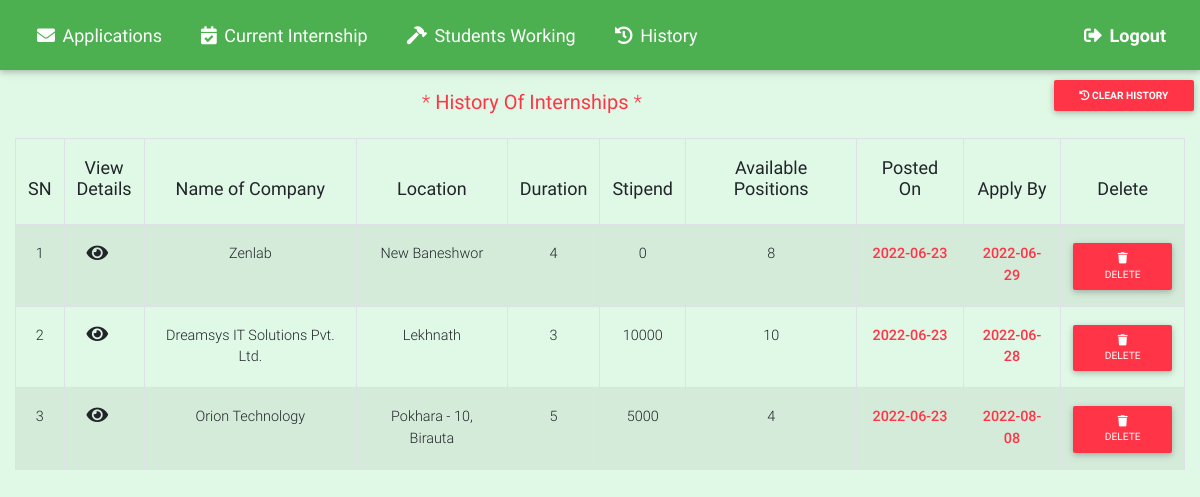
The app's page /admin/internship.php (signed in) with its own data.
### tables this page shows
CREATE TABLE `internships` (
  `id` int(11) NOT NULL,
  `emp_id` int(11) NOT NULL,
  `category` text NOT NULL,
  `postedOn` date NOT NULL DEFAULT current_timestamp(),
  `applyBy` date NOT NULL DEFAULT current_timestamp(),
  `nameOfCompany` text NOT NULL DEFAULT 'Not Mentioned',
  `aboutCompany` text NOT NULL DEFAULT 'Not Mentioned',
  `aboutInternship` text NOT NULL DEFAULT 'Not Mentioned',
  `location` text NOT NULL DEFAULT 'Not Mentioned',
  `perks` text NOT NULL,
  `duration` int(100) NOT NULL,
  `stipend` varchar(100) NOT NULL DEFAULT 'Not Mentioned',
  `positions` int(11) NOT NULL,
  `whoCanApply` text NOT NULL,
  `featured` tinyint(4) NOT NULL DEFAULT 0,
  `deleted` tinyint(4) NOT NULL DEFAULT 0,
  `interview_date` date DEFAULT NULL,
  `url` varchar(200) NOT NULL
);

### admin/internship.php (the view, shortened to what this page needs)
<?php
require_once('includes/header.php');
$currentdate = date('Y-m-d');
?>
<body>
  <a href="./delete.php?deleteAll=1" class="btn btn-sm btn-danger float-right z-depth-0-20" name = 'deleteall' onclick="return confirm('Are you sure want to delete?')"><i class="fa fa-history" aria-hidden="true"></i><b> Clear History</b></a>
    <h5 class="text-center p-3 text-danger">*<b> History Of Internships </b>*</h5>
    <div class="container-fluid table-responsive">
      <table class="table table-striped table-bordered" style="display: table;">
        <thead>
          <th class="text-center">
            <h5 class="h5-responsive"><b>SN</b></h5>
          </th>
          <th class="text-center">
            <h5 class="h5-responsive"><b>View <br>Details</b></h5>
          </th>
          <th class="text-center">
            <h5 class="h5-responsive"><b>Name of Company</b></h5>
          </th>
          <th class="text-center">
            <h5 class="h5-responsive"><b>Location</b></h5>
          </th>
          <th class="text-center">
            <h5 class="h5-responsive"><b>Duration</b></h5>
          </th>
          <th class="text-center">
            <h5 class="h5-responsive"><b>Stipend</b></h5>
          </th>
          <th class="text-center">
            <h5 class="h5-responsive"><b>Available Positions</b></h5>
          </th>
          <th class="text-center">
            <h5 class="h5-responsive"><b>Posted On</b></h5>
          </th>
          <th class="text-center">
            <h5 class="h5-responsive"><b>Apply By</b></h5>
          </th>
          <th class="text-center">
            <h5 class="h5-responsive"><b>Delete</b></h5>
          </th>
        </thead>
        <tbody>
          <?php
          $sql = "SELECT * FROM internships WHERE interview_date < '$currentdate' AND deleted = 0";
          $internships = $db->query($sql);
          $key = 0;
          ?>
          <?php while ($internship = mysqli_fetch_assoc($internships)) :
            $key++;
          ?>
            <tr>
              <td class="text-center"><?= $key; ?></td>
              <td>
                <a href="details.php?internship=<?= $internship['id']; ?>&history=1"><i class="fas fa-eye fa-lg" style="postion: relative; padding-left: 10px;"></i></a>
              </td>
              <td class="text-center"><?= $internship['nameOfCompany']; ?></td>
              <td class="text-center"><?= $internship['location']; ?></td>
              <td class="text-center"><?= $internship['duration']; ?></td>
              <td class="text-center"><?= $internship['stipend']; ?></td>
              <td class="text-center"><?= $internship['positions']; ?></td>
              <td class="text-center text-danger" style="font-weight: 500;""><?= $internship['postedOn']; ?></td>
              <td class="text-center text-danger" style="font-weight: 500;"><?= $internship['applyBy']; ?></td>
              <td class="text-center "><a class=" delete btn btn-danger btn-sm" onclick="return confirm('Are you sure want to delete?')" href="delete.php?id=<?php echo $internship['id'] ?>"><i class="fas fa-trash"></i> Delete</a></td>
            </tr>
          <?php endwhile; ?>
        </tbody>
      </table>
    </div>
</body>

### admin/includes/header.php (style rules this page uses)
html body { background-color: #E0F8E6; z-index: 1; }
a { margin: 10px; font-weight: 400; }

### records on screen
internships: nameOfCompany "Zenlab", location "New Baneshwor", duration "4", stipend "0", positions "8", postedOn "2022-06-23", applyBy "2022-06-29"
internships: nameOfCompany "Dreamsys IT Solutions Pvt. Ltd.", location "Lekhnath", duration "3", stipend "10000", positions "10", postedOn "2022-06-23", applyBy "2022-06-28"
internships: nameOfCompany "Orion Technology", location "Pokhara - 10, Birauta", duration "5", stipend "5000", positions "4", postedOn "2022-06-23", applyBy "2022-08-08"
